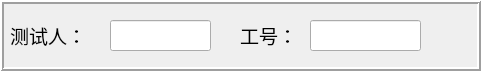
     <widget class="QFrame" name="COM_fram">
      <property name="geometry">
       <rect>
        <x>10</x>
        <y>10</y>
        <width>481</width>
        <height>71</height>
       </rect>
      </property>
      <property name="frameShape">
       <enum>QFrame::Box</enum>
      </property>
      <property name="frameShadow">
       <enum>QFrame::Raised</enum>
      </property>
      <property name="lineWidth">
       <number>2</number>
      </property>
      <widget class="QLineEdit" name="lineEdit_test_name">
       <property name="geometry">
        <rect>
         <x>110</x>
         <y>20</y>
         <width>101</width>
         <height>31</height>
        </rect>
       </property>
      </widget>
      <widget class="QLineEdit" name="lineEdit_test_num">
       <property name="geometry">
        <rect>
         <x>310</x>
         <y>20</y>
         <width>111</width>
         <height>31</height>
        </rect>
       </property>
      </widget>
      <widget class="QLabel" name="label_temp_51">
       <property name="geometry">
        <rect>
         <x>10</x>
         <y>20</y>
         <width>81</width>
         <height>31</height>
        </rect>
       </property>
       <property name="font">
        <font>
         <family>黑体</family>
         <pointsize>14</pointsize>
        </font>
       </property>
       <property name="text">
        <string>测试人：</string>
       </property>
      </widget>
      <widget class="QLabel" name="label_temp_52">
       <property name="geometry">
        <rect>
         <x>240</x>
         <y>20</y>
         <width>61</width>
         <height>31</height>
        </rect>
       </property>
       <property name="font">
        <font>
         <family>黑体</family>
         <pointsize>14</pointsize>
        </font>
       </property>
       <property name="text">
        <string>工号：</string>
       </property>
      </widget>
     </widget>
